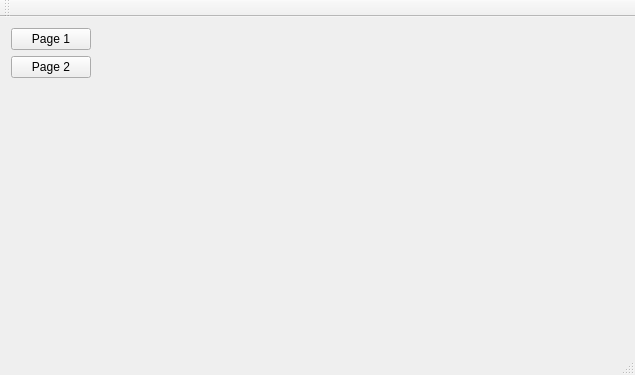
<?xml version="1.0" encoding="UTF-8"?>
<ui version="4.0">
 <class>Test9_2AClass</class>
 <widget class="QMainWindow" name="Test9_2AClass">
  <property name="geometry">
   <rect>
    <x>0</x>
    <y>0</y>
    <width>635</width>
    <height>375</height>
   </rect>
  </property>
  <property name="windowTitle">
   <string>Test9_2A</string>
  </property>
  <widget class="QWidget" name="centralWidget">
   <layout class="QVBoxLayout" name="verticalLayout_2">
    <item>
     <layout class="QHBoxLayout" name="horizontalLayout">
      <item>
       <layout class="QVBoxLayout" name="verticalLayout">
        <item>
         <widget class="QPushButton" name="btnPage1">
          <property name="text">
           <string>Page 1</string>
          </property>
         </widget>
        </item>
        <item>
         <widget class="QPushButton" name="btnPage2">
          <property name="text">
           <string>Page 2</string>
          </property>
         </widget>
        </item>
        <item>
         <spacer name="verticalSpacer">
          <property name="orientation">
           <enum>Qt::Vertical</enum>
          </property>
          <property name="sizeHint" stdset="0">
           <size>
            <width>20</width>
            <height>238</height>
           </size>
          </property>
         </spacer>
        </item>
       </layout>
      </item>
      <item>
       <widget class="QStackedWidget" name="stackedWidget">
        <property name="currentIndex">
         <number>1</number>
        </property>
        <widget class="QWidget" name="page">
         <layout class="QHBoxLayout" name="horizontalLayout_2">
          <item>
           <widget class="QTextBrowser" name="textBrowser_2">
            <property name="html">
             <string>&lt;!DOCTYPE HTML PUBLIC &quot;-//W3C//DTD HTML 4.0//EN&quot; &quot;http://www.w3.org/TR/REC-html40/strict.dtd&quot;&gt;
&lt;html&gt;&lt;head&gt;&lt;meta name=&quot;qrichtext&quot; content=&quot;1&quot; /&gt;&lt;style type=&quot;text/css&quot;&gt;
p, li { white-space: pre-wrap; }
&lt;/style&gt;&lt;/head&gt;&lt;body style=&quot; font-family:'SimSun'; font-size:9pt; font-weight:400; font-style:normal;&quot;&gt;
&lt;p style=&quot; margin-top:0px; margin-bottom:0px; margin-left:0px; margin-right:0px; -qt-block-indent:0; text-indent:0px;&quot;&gt;这是第1页&lt;/p&gt;
&lt;p style=&quot; margin-top:0px; margin-bottom:0px; margin-left:0px; margin-right:0px; -qt-block-indent:0; text-indent:0px;&quot;&gt;这是第1页&lt;/p&gt;
&lt;p style=&quot; margin-top:0px; margin-bottom:0px; margin-left:0px; margin-right:0px; -qt-block-indent:0; text-indent:0px;&quot;&gt;这是第1页&lt;/p&gt;&lt;/body&gt;&lt;/html&gt;</string>
            </property>
           </widget>
          </item>
         </layout>
        </widget>
        <widget class="QWidget" name="page_2">
         <layout class="QVBoxLayout" name="verticalLayout_3">
          <item>
           <widget class="QLabel" name="label">
            <property name="text">
             <string/>
            </property>
            <property name="pixmap">
             <pixmap resource="Test9_2A.qrc">:/resources/Resources/2013-01-09.jpg</pixmap>
            </property>
            <property name="scaledContents">
             <bool>true</bool>
            </property>
           </widget>
          </item>
         </layout>
        </widget>
       </widget>
      </item>
     </layout>
    </item>
   </layout>
  </widget>
  <widget class="QMenuBar" name="menuBar">
   <property name="geometry">
    <rect>
     <x>0</x>
     <y>0</y>
     <width>635</width>
     <height>23</height>
    </rect>
   </property>
  </widget>
  <widget class="QToolBar" name="mainToolBar">
   <attribute name="toolBarArea">
    <enum>TopToolBarArea</enum>
   </attribute>
   <attribute name="toolBarBreak">
    <bool>false</bool>
   </attribute>
  </widget>
  <widget class="QStatusBar" name="statusBar"/>
 </widget>
 <layoutdefault spacing="6" margin="11"/>
 <resources>
  <include location="Test9_2A.qrc"/>
  <include location="C:/Users/huang/.designer/backup/Test9_2A.qrc"/>
 </resources>
 <connections/>
</ui>
